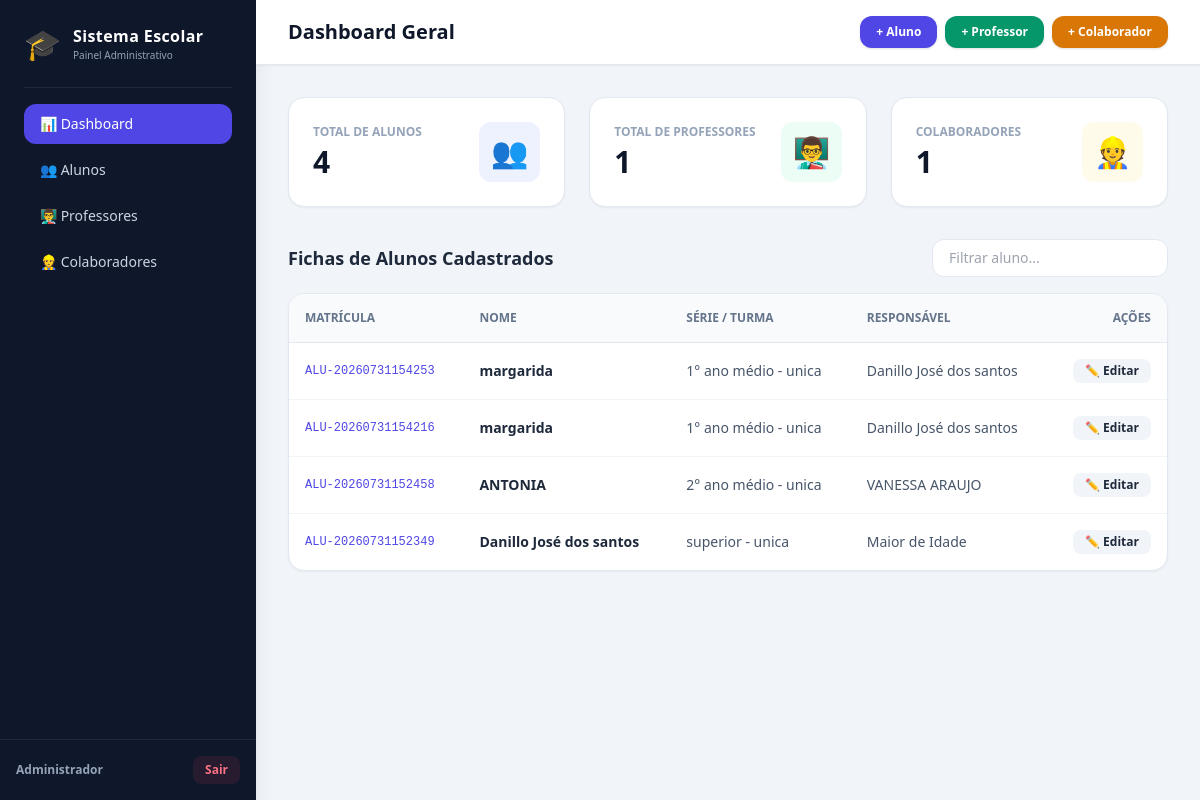
Page /dashboard (signed in) on the earlier database version.
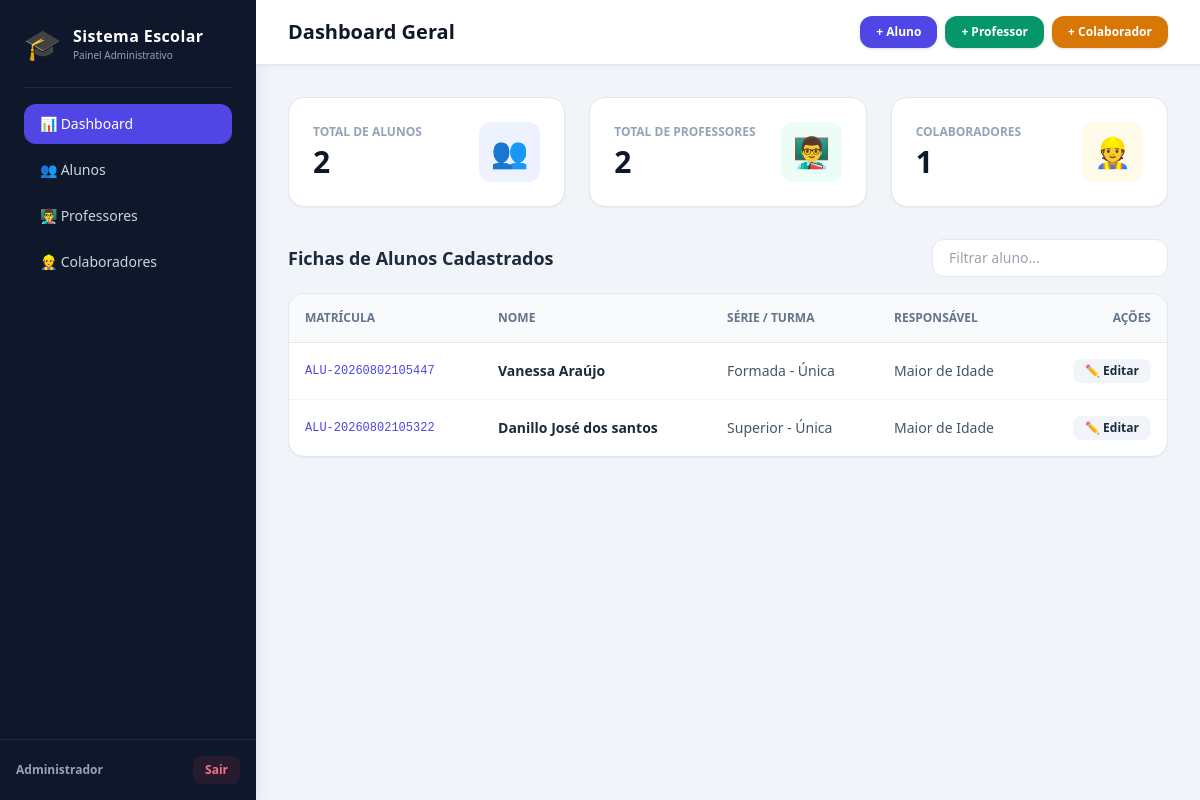
Same page on the later database version.
### tables this page shows
CREATE TABLE alunos (
                    id INTEGER PRIMARY KEY AUTOINCREMENT,
                    nome TEXT NOT NULL,
                    matricula TEXT UNIQUE NOT NULL,
                    email TEXT,
                    serie TEXT NOT NULL,
                    turma TEXT NOT NULL,
                    data_nascimento TEXT,
                    cpf TEXT UNIQUE,
                    responsavel TEXT,
                    responsavel_cpf TEXT,
                    responsavel_telefone TEXT,
                    status TEXT DEFAULT 'arquivado',
                    data_cadastro TIMESTAMP DEFAULT CURRENT_TIMESTAMP
                );

### app.py (the view)
@app.route('/dashboard')
def dashboard():
    if not usuario_logado():
        return redirect(url_for('login'))
    totais = {
        'alunos': db.contar_total('alunos'),
        'professores': db.contar_total('professores'),
        'colaboradores': db.contar_total('colaboradores')
    }
    return render_template(
        'index.html',
        usuario_nome=session.get('usuario_nome', 'Usuário'),
        totais=totais,
        alunos=db.buscar_registros('alunos'),
        professores=db.buscar_registros('professores'),
        colaboradores=db.buscar_registros('colaboradores')
    )

### app.py (called while the page is built)
def usuario_logado():
    return session.get('usuario_logado', False)

### gerenciador_escola.py (called while the page is built)
    def conectar(self):
        conn = sqlite3.connect(self.db_name)
        conn.row_factory = sqlite3.Row
        return conn

    def contar_total(self, tabela):
        with self.conectar() as conn:
            cursor = conn.execute(f"SELECT COUNT(*) FROM {tabela}")
            return cursor.fetchone()[0]

    def buscar_registros(self, tabela, termo=""):
        with self.conectar() as conn:
            if termo:
                query = f"SELECT * FROM {tabela} WHERE nome LIKE ? OR email LIKE ? ORDER BY id DESC"
                return [dict(row) for row in conn.execute(query, (f"%{termo}%", f"%{termo}%"))]
            return [dict(row) for row in conn.execute(f"SELECT * FROM {tabela} ORDER BY id DESC").fetchall()]

### templates/index.html (shortened to what this page needs)
<!DOCTYPE html>
<html lang="pt-BR" class="h-full bg-slate-100">
<head>
    <script src="https://cdn.tailwindcss.com"></script>
</head>
<body class="h-full flex bg-slate-100 font-sans text-slate-800 antialiased overflow-hidden">
    <aside class="w-64 bg-slate-900 text-slate-300 flex flex-col justify-between hidden md:flex shadow-xl">
        <div class="p-6 space-y-6">
            <div class="flex items-center gap-3">
                <span class="text-3xl">🎓</span>
                <div>
                    <h1 class="text-base font-bold text-white tracking-wide">Sistema Escolar</h1>
                    <p class="text-[10px] text-slate-400">Painel Administrativo</p>
                </div>
            </div>
            <nav class="space-y-1.5 pt-4 border-t border-slate-800">
                <button onclick="mudarAba('dashboard')" id="menuDashboard"
                    class="w-full flex items-center gap-3 px-4 py-2.5 text-sm font-medium rounded-xl bg-indigo-600 text-white transition">📊
                    Dashboard</button>
                <button onclick="mudarAba('alunos')" id="menuAlunos"
                    class="w-full flex items-center gap-3 px-4 py-2.5 text-sm font-medium rounded-xl hover:bg-slate-800 hover:text-white transition">👥
                    Alunos</button>
                <button onclick="mudarAba('professores')" id="menuProfessores"
                    class="w-full flex items-center gap-3 px-4 py-2.5 text-sm font-medium rounded-xl hover:bg-slate-800 hover:text-white transition">👨‍🏫
                    Professores</button>
                <button onclick="mudarAba('colaboradores')" id="menuColaboradores"
                    class="w-full flex items-center gap-3 px-4 py-2.5 text-sm font-medium rounded-xl hover:bg-slate-800 hover:text-white transition">👷
                    Colaboradores</button>
            </nav>
        </div>
        <div class="p-4 border-t border-slate-800 flex items-center justify-between text-xs">
            <span class="text-slate-400"><strong>{{ usuario_nome }}</strong></span>
            <a href="/logout"
                class="px-3 py-1.5 bg-rose-500/10 text-rose-400 hover:bg-rose-500 hover:text-white rounded-lg transition font-semibold">Sair</a>
        </div>
    </aside>
    <main class="flex-1 flex flex-col h-full overflow-y-auto">
        <header class="bg-white border-b border-slate-200 px-8 py-4 flex justify-between items-center shadow-sm">
            <h2 id="tituloSecao" class="text-xl font-extrabold text-slate-900">Dashboard Geral</h2>
            <div class="flex items-center gap-2">
                <button onclick="abrirModal('modalAluno')"
                    class="px-4 py-2 bg-indigo-600 hover:bg-indigo-700 text-white text-xs font-semibold rounded-xl shadow transition">+
                    Aluno</button>
                <button onclick="abrirModal('modalProfessor')"
                    class="px-4 py-2 bg-emerald-600 hover:bg-emerald-700 text-white text-xs font-semibold rounded-xl shadow transition">+
                    Professor</button>
                <button onclick="abrirModal('modalColaborador')"
                    class="px-4 py-2 bg-amber-600 hover:bg-amber-700 text-white text-xs font-semibold rounded-xl shadow transition">+
                    Colaborador</button>
            </div>
        </header>
        <div class="p-8 space-y-8 flex-1">
            <section class="grid grid-cols-1 md:grid-cols-3 gap-6">
                <div
                    class="bg-white p-6 rounded-2xl shadow-sm border border-slate-200 flex justify-between items-center">
                    <div>
                        <p class="text-xs font-semibold text-slate-400 uppercase">Total de Alunos</p>
                        <h3 class="text-3xl font-bold text-slate-900 mt-1">{{ totais.alunos }}</h3>
                    </div>
                    <span class="text-3xl bg-indigo-50 p-3 rounded-xl">👥</span>
                </div>
                <div
                    class="bg-white p-6 rounded-2xl shadow-sm border border-slate-200 flex justify-between items-center">
                    <div>
                        <p class="text-xs font-semibold text-slate-400 uppercase">Total de Professores</p>
                        <h3 class="text-3xl font-bold text-slate-900 mt-1">{{ totais.professores }}</h3>
                    </div>
                    <span class="text-3xl bg-emerald-50 p-3 rounded-xl">👨‍🏫</span>
                </div>
                <div
                    class="bg-white p-6 rounded-2xl shadow-sm border border-slate-200 flex justify-between items-center">
                    <div>
                        <p class="text-xs font-semibold text-slate-400 uppercase">Colaboradores</p>
                        <h3 class="text-3xl font-bold text-slate-900 mt-1">{{ totais.colaboradores }}</h3>
                    </div>
                    <span class="text-3xl bg-amber-50 p-3 rounded-xl">👷</span>
                </div>
            </section>
            <div id="secaoAlunos" class="secao-conteudo space-y-4">
                <div class="flex justify-between items-center">
                    <h3 class="text-lg font-bold text-slate-800">Fichas de Alunos Cadastrados</h3>
                    <input type="text" onkeyup="filtrarTabela(this, 'tabelaAlunos')" placeholder="Filtrar aluno..."
                        class="px-4 py-2 text-sm bg-white border border-slate-200 rounded-xl focus:outline-none">
                </div>
                <div class="bg-white rounded-2xl shadow-sm border border-slate-200 overflow-hidden">
                    <table class="w-full text-left border-collapse" id="tabelaAlunos">
                        <thead>
                            <tr
                                class="bg-slate-50 border-b border-slate-200 text-xs font-semibold text-slate-500 uppercase">
                                <th class="p-4">Matrícula</th>
                                <th class="p-4">Nome</th>
                                <th class="p-4">Série / Turma</th>
                                <th class="p-4">Responsável</th>
                                <th class="p-4 text-right">Ações</th>
                            </tr>
                        </thead>
                        <tbody class="divide-y divide-slate-100 text-sm">
                            {% for a in alunos %}
                            <tr>
                                <td class="p-4 font-mono text-xs text-indigo-600">{{ a.matricula }}</td>
                                <td class="p-4 font-semibold text-slate-800">{{ a.nome }}</td>
                                <td class="p-4 text-slate-600">{{ a.serie }} - {{ a.turma }}</td>
                                <td class="p-4 text-slate-600">{{ a.responsavel or 'Maior de Idade' }}</td>
                                <td class="p-4 text-right">
                                    <button onclick="abrirEdicaoAluno(this)" data-objeto='{{ a | tojson | safe }}'
                                        class="px-3 py-1 bg-slate-100 hover:bg-indigo-50 hover:text-indigo-600 rounded-lg text-xs font-semibold transition">✏️
                                        Editar</button>
                                </td>
                            </tr>
                            {% else %}
                            <tr>
                                <td colspan="5" class="p-6 text-center text-slate-400">Nenhum aluno cadastrado.</td>
                            </tr>
                            {% endfor %}
                        </tbody>
                    </table>
                </div>
            </div>
        </div>
    </main>
</body>
</html>

Differences in the rows shown:
removed alunos: matricula "ALU-20260731154253", nome "margarida", serie "1° ano médio", turma "unica", responsavel "Danillo José dos santos"
removed alunos: matricula "ALU-20260731154216", nome "margarida", serie "1° ano médio", turma "unica", responsavel "Danillo José dos santos"
changed alunos: matricula "ALU-20260731152458" → "ALU-20260802105447"; nome "ANTONIA" → "Vanessa Araújo"; serie "2° ano médio" → "Formada"; turma "unica" → "Única"; responsavel "VANESSA ARAUJO" → "Maior de Idade"
changed alunos "Danillo José dos santos": matricula "ALU-20260731152349" → "ALU-20260802105322"; serie "superior" → "Superior"; turma "unica" → "Única"
Other differences:
{{ totais.alunos }}: "4" → "2"
{{ totais.professores }}: "1" → "2"
